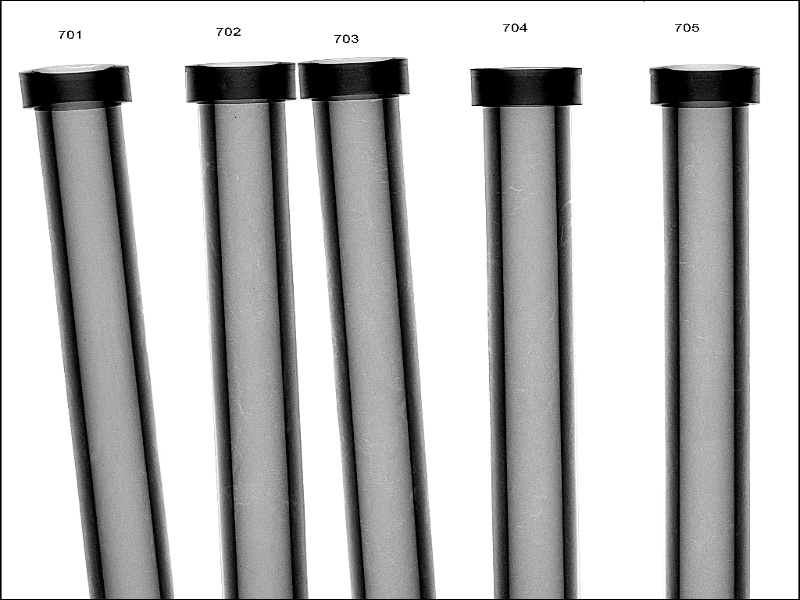
#> input picture lightening change.jpg, 800 x 600 px
$ python -i pp_utils.py   (imports and definitions only)
#> lines starting #> are read from the running program, lines starting #| are printed output that depends on the picture; after the words box and inside, x2 and y2 are one past the last pixel; in counts of white or black regions, pixels touching at a corner belong together
import cv2
import numpy as np
import os
from PIL import Image

class wall_thickness_detector:

    def __init__(self, empty_image):
        self.empty_image = np.array(empty_image)


    def slope_intercept(self, x1,y1,x2,y2):
        """
        This function returns the slope and intercept of any two givin points.
        """
        a = (y2 - y1) / (x2 - x1)
        b = y1 - a * x1
        return a,b

    def sort_lines(self, lines):
        cordinates = []
        xs = []
        if lines is not None:
            for line in lines:
                for x1, y1, x2, y2 in line:
                    xs.append(x1)
                    cordinates.append((x1, y1, x2, y2))
        xs = np.array(xs)
        cordinates = np.array(cordinates)[xs.argsort()]
        return cordinates.tolist()

    def get_points_on_line(self, points):
        slope, intercept = self.get_slop_intercept(points)
        if slope == None:
            return None, None
        xs = np.array(range(1024))
        ys = xs * slope + intercept
        return xs.astype(int), ys.astype(int)

    def get_slop_intercept(self, points):
        x1, y1, x2, y2 = points
        slope = (y2 - y1) // (x2 - x1) if (x2 - x1) != 0 else None
        if slope == None:
            return None, None
        intercept = y1 - (slope * x1)
        return int(slope) , int(intercept)

    def filter_irrelevant_lines(self, lines):
        new_lines = []
        for line in lines:
            if (np.abs(1024 - line[0]) >= 950 or np.abs(1024 - line[0]) <= 75) and (np.abs(1024 - line[2]) >= 950 or np.abs(1024 - line[2]) <= 75):
                continue
            if (np.abs(1024 - line[1]) >= 950 or np.abs(1024 - line[1]) <= 75) and (np.abs(1024 - line[3]) >= 950 or np.abs(1024 - line[3]) <= 75):
                continue
            else:
                new_lines.append(line)
        return new_lines

    def filter_with_point(self, lines, y=200, tx=10):
        selected_y = y
        lines = self.filter_irrelevant_lines(self.sort_lines(lines))
        x = 0
        info_array = []
        for line in lines:

            slope, intercept = self.get_slop_intercept(line)
            slope = 0 if slope is None else slope
            intercept = 0 if intercept is None else intercept
            x = (selected_y - intercept) // slope if slope != 0 else 0
            info_array.append(x)

        lines = np.array(lines)[np.argsort(info_array)]
        info_array = np.array(info_array)[np.argsort(info_array)]
        new_array = []
        index_array = []
        for i, x in enumerate(info_array):
            if not new_array or abs(x - new_array[-1]) > tx:
                new_array.append(x)
                index_array.append(i)

        return np.array(lines)[index_array]

    def check_thickness(self, full_lines, diff_thresh=3, edge_thresh=3):
        ys = [300, 500, 700, 900]

        selected_coor = []
        check_array = []
        edges_array = []
        # Handle the case where the split generates an element with lenght other than 4!
        for group in np.array_split(full_lines, len(full_lines) // 4):

            for line in group:
                slope, intercept = self.get_slop_intercept(line)
                slope = 0 if slope is None else slope
                intercept = 0 if intercept is None else intercept

                x1 = (ys[0] - intercept) // slope if slope != 0 else 0
                x2 = (ys[1] - intercept) // slope if slope != 0 else 0
                x3 = (ys[2] - intercept) // slope if slope != 0 else 0
                x4 = (ys[3] - intercept) // slope if slope != 0 else 0

                selected_coor.append(np.array([x1, x2, x3, x4]))
            dist1 = np.abs(selected_coor[0] - selected_coor[1])
            dist2 = np.abs(selected_coor[2] - selected_coor[3])

            edge_diff = np.all(np.abs(dist1 - dist2) >= edge_thresh)
            right_edge = np.all(dist1.max() - dist1.min() >= diff_thresh)
            left_edge = np.all(dist2.max() - dist2.min() >= diff_thresh)

            edges_array.append(right_edge)
            edges_array.append(left_edge)
            check_array.append(edge_diff)
            selected_coor = []

        return check_array, edges_array

    def get_single_point_on_line(self, line, selected_y):
        slope, intercept = self.get_slop_intercept(line)
        slope = 0 if slope is None else slope
        intercept = 0 if intercept is None else intercept
        x = (selected_y - intercept) // slope if slope != 0 else 0
        return [x, selected_y]

    def draw_flaws(self, img, filtered_lines, checked_pipes, checked_edges):
        flawed_pips = [i for i, c in enumerate(checked_pipes) if c]
        flawed_edges = [i for i, c in enumerate(checked_edges) if c]

        flawed_groups = np.array(np.array_split(filtered_lines, len(filtered_lines) // 4))[flawed_pips]
        flawed_edges =  np.array(np.array_split(filtered_lines, len(filtered_lines) // 2))[flawed_edges]

        overlay = img.copy()
        overlay2 = img.copy()
        for group in flawed_groups:
            p11 = self.get_single_point_on_line(group[0], 150)
            p12 = self.get_single_point_on_line(group[0], 1000)
            p13 = self.get_single_point_on_line(group[1], 1000)
            p14 = self.get_single_point_on_line(group[1], 150)

            p21 = self.get_single_point_on_line(group[2], 150)
            p22 = self.get_single_point_on_line(group[2], 1000)
            p23 = self.get_single_point_on_line(group[3], 1000)
            p24 = self.get_single_point_on_line(group[3], 150)

            poly_points_1 = np.array([p11, p12, p13, p14])
            poly_points_2 = np.array([p21, p22, p23, p24])
            cv2.fillPoly(overlay,[poly_points_1], (255,0,0))
            cv2.fillPoly(overlay,[poly_points_2], (255,0,0))

        for edge in flawed_edges:
            p11 = self.get_single_point_on_line(edge[0], 150)
            p12 = self.get_single_point_on_line(edge[0], 1000)
            p13 = self.get_single_point_on_line(edge[1], 1000)
            p14 = self.get_single_point_on_line(edge[1], 150)

            poly_points_1 = np.array([p11, p12, p13, p14])
            cv2.fillPoly(overlay2,[poly_points_1], (255,0,0))

        alpha = 0.7
        alpha1 = 0.5
        new_empty = cv2.addWeighted(overlay, alpha1, overlay2, 1 - alpha1, 0, overlay2)
        cv2.addWeighted(new_empty, alpha, img, 1 - alpha, 0, img)

        # cv2.imwrite('./empty image poly.jpg', cv2.resize(img, (800, 600)))
        message = ""
        error_list = [i + 1 for i, c in enumerate(checked_pipes) if c]
        edges = []
        messages_list = []
        if len(error_list):
            message = f'there is a wall thickness error in tupe number {error_list}'
            messages_list.append(message)
        if True in checked_edges:
            edges = [i + 1 for i, e in enumerate(checked_edges) if e]
            message = f'there is an edge thickness error on edges {edges}'
            messages_list.append(message)

        else:
            message = 'No wall thickness error detected'
            messages_list.append(message)

        ps = len(error_list)
        es = np.sum((np.array(edges))%2)

        return Image.fromarray(img), messages_list, max(ps, es)

    def detect(self):

        de_image = cv2.bilateralFilter(self.empty_image, 9, 75, 75)
        gray = cv2.cvtColor(de_image, cv2.COLOR_BGR2GRAY)
        edged = cv2.Canny(gray, 50, 255)
        kernel = np.ones((5,5), np.uint8)
        img_dilation = cv2.dilate(edged, kernel, iterations=1)
        contours, hierarchy = cv2.findContours(img_dilation,
            cv2.RETR_LIST, cv2.CHAIN_APPROX_NONE)
        lines = cv2.HoughLinesP(img_dilation, 1, np.pi/500, 50, np.array([]), 300, 0)

        new_lines = self.sort_lines(lines)

        filtered_lines = self.filter_with_point(lines, 512, 20)

        ct, ce = self.check_thickness(filtered_lines, 4, 3)

        return self.draw_flaws(self.empty_image, filtered_lines, ct, ce)

>>> import cv2
>>> picture = cv2.imread('lightening change.jpg')
#> picture is the input picture: shape (600, 800, 3); min 0, max 255, mean 186.3
>>> result = wall_thickness_detector(picture).detect()
#> in detect, `edged = cv2.Canny(gray, 50, 255)`:
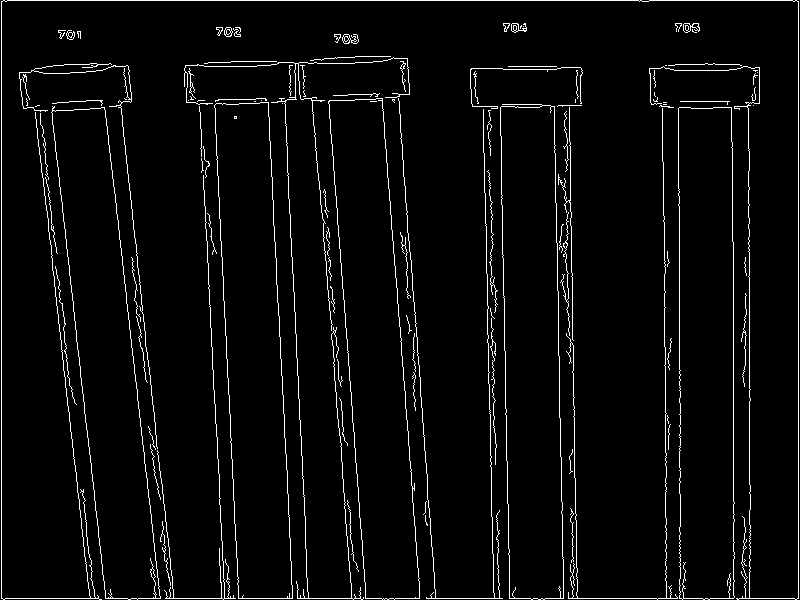
#> edged: shape (600, 800); 3.9% white in thin lines or dots
#> in detect, `img_dilation = cv2.dilate(edged, kernel, iterations=1)`:
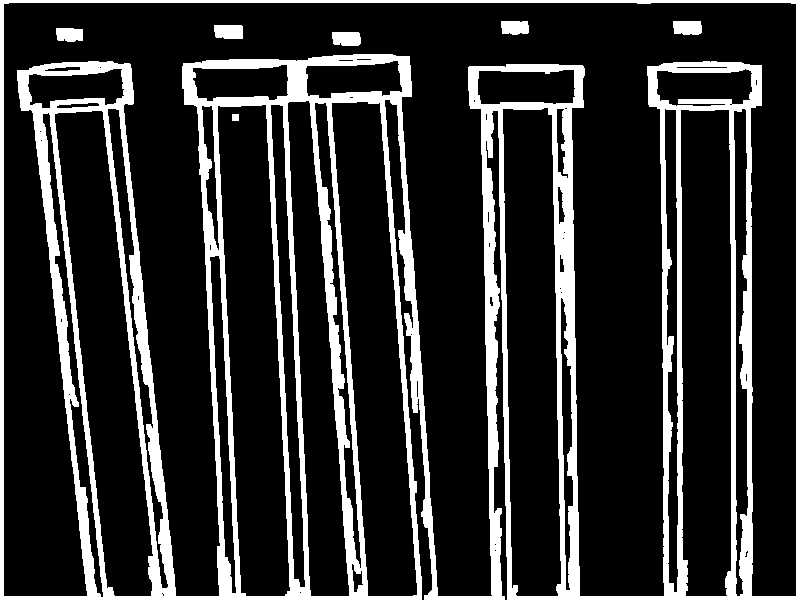
#> img_dilation: shape (600, 800); 18.8% white; 7 white regions
#> in detect, `contours, hierarchy = cv2.findContours(img_dilation, cv2.RETR_LIST, cv..`: contours = 66 contours, 26 with area under 20; largest, box (x1, y1, x2, y2) and area: (0, 0, 800, 600) 470420, (3, 2, 797, 597) 211946, (331, 101, 418, 597) 24476, (217, 104, 291, 597) 24380, (502, 107, 562, 597) 24178
#> in detect, `lines = cv2.HoughLinesP(img_dilation, 1, np.pi/500, 50, np.array([]), ..`: lines = 58 rows, first 6: [0, 0, 799, 0], [0, 597, 421, 597], [0, 1, 799, 1], [0, 599, 421, 599], [0, 2, 799, 2], [103, 596, 421, 596]
#> the loop in sort_lines, `for line in lines:` made 58 passes
#> line on passes 1 to 12: [[0, 0, 799, 0]], [[0, 597, 421, 597]], [[0, 1, 799, 1]], [[0, 599, 421, 599]], [[0, 2, 799, 2]], [[103, 596, 421, 596]], [[0, 598, 421, 598]], [[677, 105, 680, 597]], [[502, 102, 511, 597]], [[731, 597, 731, 105]], [[556, 103, 562, 597]], [[121, 98, 174, 595]]
#> after the loop in sort_lines, `for line in lines:`: cordinates = 58 items, first 6: (0, 0, 799, 0), (0, 597, 421, 597), (0, 1, 799, 1), (0, 599, 421, 599), (0, 2, 799, 2), (103, 596, 421, 596); xs = 58 values, max 799 at index 24, min 0 at index 0, mean 354
#> in sort_lines, `cordinates = np.array(cordinates)[xs.argsort()]`: cordinates = 58 rows, first 6: [0, 0, 799, 0], [0, 597, 421, 597], [0, 1, 799, 1], [0, 599, 421, 599], [0, 2, 799, 2], [0, 598, 421, 598]
#> in detect, `new_lines = self.sort_lines(lines)`: new_lines = 58 items, first 6: [0, 0, 799, 0], [0, 597, 421, 597], [0, 1, 799, 1], [0, 599, 421, 599], [0, 2, 799, 2], [0, 598, 421, 598]
#> the loop in sort_lines (call 2), `for line in lines:` made 58 passes
#> in filter_irrelevant_lines, `new_lines = []`: new_lines = []
#> the loop in filter_irrelevant_lines, `for line in lines:` made 58 passes
#> line on passes 1 to 12: [0, 0, 799, 0], [0, 597, 421, 597], [0, 1, 799, 1], [0, 599, 421, 599], [0, 2, 799, 2], [0, 598, 421, 598], [0, 596, 0, 3], [1, 596, 1, 3], [2, 596, 2, 3], [3, 596, 3, 3], [50, 107, 105, 595], [50, 101, 106, 595]
#> after the loop in filter_irrelevant_lines, `for line in lines:`: new_lines = 51 items, first 6: [0, 597, 421, 597], [0, 599, 421, 599], [0, 598, 421, 598], [50, 107, 105, 595], [50, 101, 106, 595], [103, 596, 421, 596]
#> in filter_with_point, `lines = self.filter_irrelevant_lines(self.sort_lines(lines))`: lines has the same summary as new_lines in filter_irrelevant_lines
#> the loop in filter_with_point, `for line in lines: ` made 51 passes
#> (x1 in get_slop_intercept, y1 in get_slop_intercept, x2 in get_slop_intercept, y2 in get_slop_intercept, slope, intercept, x) on passes 1 to 12: (0, 597, 421, 597, 0, 597, 0), (0, 599, 421, 599, 0, 599, 0), (0, 598, 421, 598, 0, 598, 0), (50, 107, 105, 595, 8, -293, 100), (50, 101, 106, 595, 8, -299, 101), (103, 596, 421, 596, 0, 596, 0), (104, 98, 142, 460, 9, -838, 150), (105, 105, 161, 595, 8, -735, 155), (121, 98, 174, 595, 9, -991, 167), (121, 120, 155, 427, 9, -969, 164), (125, 167, 173, 595, 8, -833, 168), (198, 98, 223, 595, 19, -3664, 219)
#> after the loop in filter_with_point, `for line in lines:`: info_array = 51 values, max 750 at index 46, min 0 at index 0, mean 282
#> in filter_with_point, `lines = np.array(lines)[np.argsort(info_array)]`: lines = 51 rows, first 6: [0, 597, 421, 597], [0, 599, 421, 599], [0, 598, 421, 598], [103, 596, 421, 596], [735, 597, 735, 240], [796, 597, 796, 3]
#> in filter_with_point, `info_array = np.array(info_array)[np.argsort(info_array)]`: info_array = 51 values from 0 to 750
#> the loop in filter_with_point, `for i, x in enumerate(info_array):` made 51 passes
#> x on passes 1 to 12: 0, 0, 0, 0, 0, 0, 0, 0, 0, 0, 0, 0
#> after the loop in filter_with_point, `for i, x in enumerate(info_array):`: index_array = [0, 13, 15, 20, 26, 31, 34, 38, 42, 46, 49]; new_array = [0, 100, 150, 219, 287, 344, 414, 493, 559, 665, 748]
#> in detect, `filtered_lines = self.filter_with_point(lines, 512, 20)`: filtered_lines = [[0, 597, 421, 597], [50, 107, 105, 595], [104, 98, 142, 460], [199, 107, 218, 490], [266, 96, 291, 595], [325, 254, 351, 595], [379, 91, 421, 595], [481, 121, 496, 599], [552, 103, 560, 537], [662, 100, 665, 476], [746, 100, 749, 597]]
#> the loop in check_thickness, `for group in np.array_split(full_lines, len(full_lines) // 4): ` made 2 passes
#> (dist1, dist2) on passes 1 to 2: ([74, 99, 124, 149], [82, 70, 58, 45]), ([90, 80, 70, 60], [108, 106, 103, 102])
#> after the loop in check_thickness, `for group in np.array_split(full_lines, len(full_lines) // 4):`: check_array = [True, True]; edges_array = [True, True, True, True]
#> in detect, `ct, ce = self.check_thickness(filtered_lines, 4, 3)`: ct = [True, True]; ce = [True, True, True, True]
#> in draw_flaws, `flawed_pips = [i for i, c in enumerate(checked_pipes) if c]`: flawed_pips = [0, 1]
#> in draw_flaws, `flawed_edges = [i for i, c in enumerate(checked_edges) if c]`: flawed_edges = [0, 1, 2, 3]
#> (the run stopped early here; a loop or call above may not have finished)
